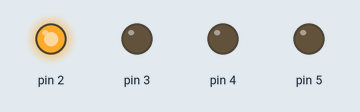
Bench run of a sketch on a simulated Arduino Uno, built with avr-gcc and run on an emulated ATmega328P. Parts: output pins drawn as LEDs (lit = HIGH).

Above: at 0.05 s.
At 0.75 s:
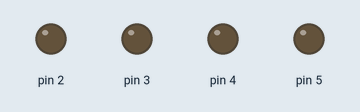
At 1.45 s:
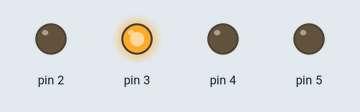
At 1.85 s:
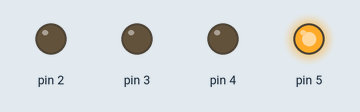
At 2.85 s:
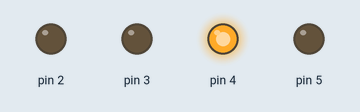
Timing chart, 0 to 3.1 s (numbered marks = the images above):
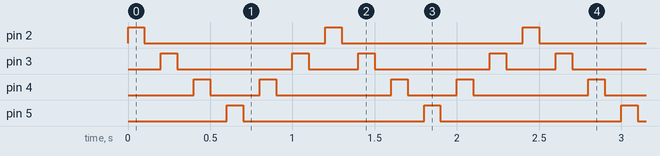

Measured:
- by itself, pin 2, pin 5: alternates HIGH for 0.10 s and LOW for 1.1 s
- by itself, pin 3: repeats every 1.2 s: LOW 0.70 s, HIGH 0.10 s, LOW 0.30 s, HIGH 0.10 s
- by itself, pin 4: repeats every 1.2 s: LOW 0.30 s, HIGH 0.10 s, LOW 0.70 s, HIGH 0.10 s

The sketch:

blink1.ino
```cpp
void setup() {
 for(int led=2;led<=5;led++)
   {
      pinMode(led,OUTPUT);
      digitalWrite(led,LOW);
   }
}
void loop() {
  for(int led=2;led<=5;led++)  // Left to Right
   {
    digitalWrite(led,HIGH);
    delay(100);
    digitalWrite(led,LOW);
    delay(100);
   }
   for(int led=4;led>=3;led--)  // Right to Left
   {
    digitalWrite(led,HIGH);
    delay(100);
    digitalWrite(led,LOW);
    delay(100);
   }
 }
```
